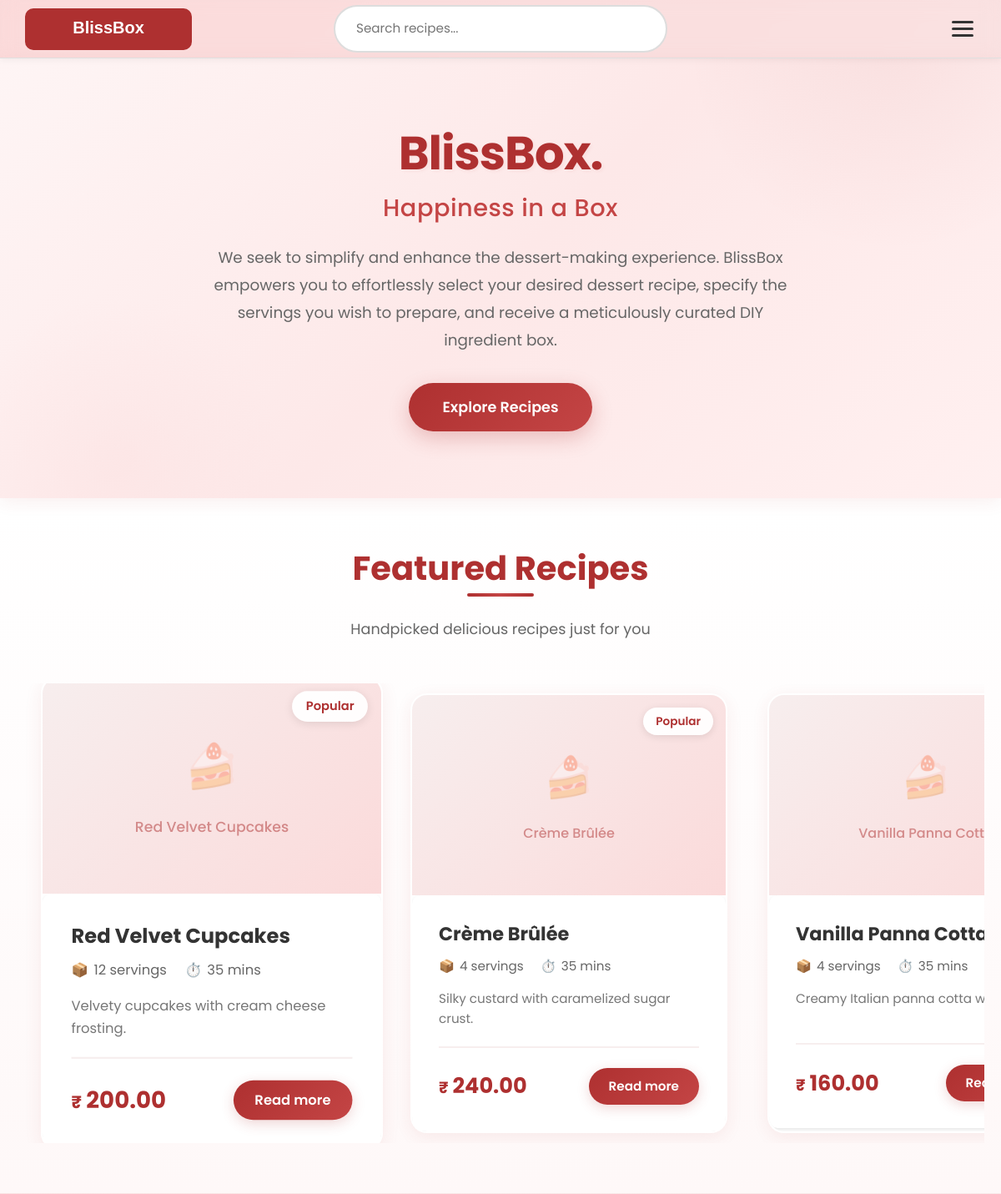
Before: / (upper part) with the older database file.
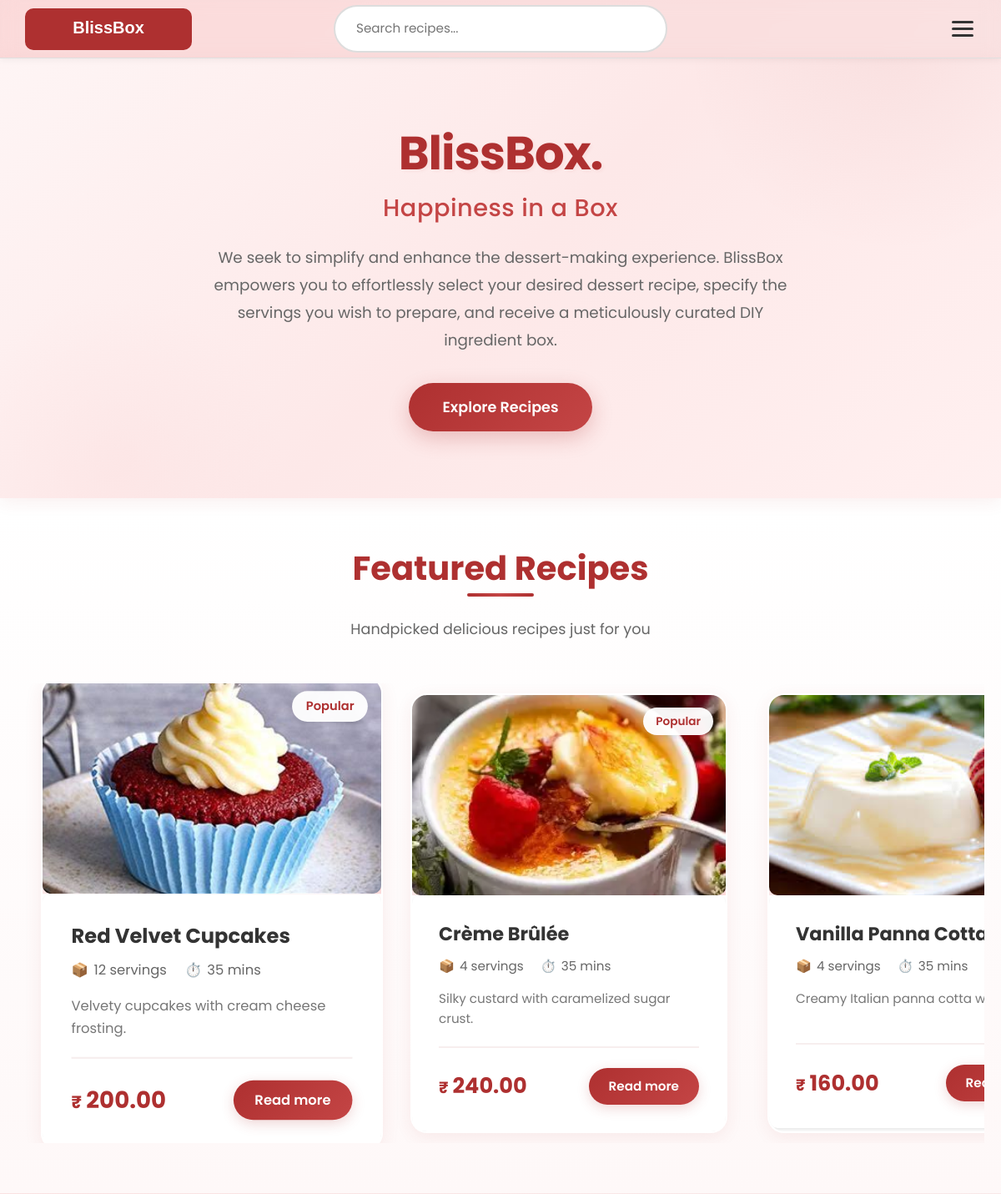
After: the same page with the newer database file.
### recipes/models.py (models this page shows, shortened)
class Recipe(models.Model):
    DIFFICULTY_LEVELS = [
        ('easy', 'Easy'),
        ('medium', 'Medium'),
        ('hard', 'Hard'),
    ]
    name = models.CharField(max_length=300)
    slug = models.SlugField(unique=True)
    description = models.TextField()
    category = models.ForeignKey(
        RecipeCategory,
        on_delete=models.SET_NULL,
        null=True,
        related_name='recipes'
    )
    dietary_tags = models.ManyToManyField(DietaryTag, blank=True)
    difficulty = models.CharField(
        max_length=10,
        choices=DIFFICULTY_LEVELS,
        default='easy'
    )
    featured_image = models.ImageField(
        upload_to='recipes/',
        null=True,
        blank=True
    )
    instructions = models.TextField()
    prep_time_minutes = models.IntegerField(default=0)
    cook_time_minutes = models.IntegerField(default=0)
    default_servings = models.PositiveIntegerField(default=2)
    min_servings = models.PositiveIntegerField(default=1)
    max_servings = models.PositiveIntegerField(default=12)
    base_price = models.DecimalField(
        max_digits=10,
        decimal_places=2,
        validators=[MinValueValidator(Decimal('0.01'))]
    )
    is_published = models.BooleanField(default=False)
    is_seasonal = models.BooleanField(default=False)
    available_from = models.DateField(null=True, blank=True)
    available_until = models.DateField(null=True, blank=True)
    created_by = models.ForeignKey(
        'users.CustomUser',
        on_delete=models.SET_NULL,
        null=True
    )
    created_at = models.DateTimeField(auto_now_add=True)
    updated_at = models.DateTimeField(auto_now=True)
    class Meta:
        ordering = ['-created_at']
        indexes = [
            models.Index(fields=['slug']),
            models.Index(fields=['is_published', '-created_at']),
        ]
    @property
    def total_time_minutes(self):
        return self.prep_time_minutes + self.cook_time_minutes

### recipes/views.py (the view)
# urls.py: path('', views.RecipeListView.as_view(), name='home'),
class RecipeListView(ListView):
    model = Recipe
    template_name = 'recipes/recipe_list.html'
    context_object_name = 'recipes'
    paginate_by = 12
    def get_queryset(self):
        return Recipe.objects.filter(is_published=True).prefetch_related('ingredients__ingredient')
    def get_context_data(self, **kwargs):
        context = super().get_context_data(**kwargs)
        context['categories'] = RecipeCategory.objects.all()
        return context

### templates/recipes/recipe_list.html (shortened to what this page needs)
{% extends 'base.html' %}
{% load static %}
{% block content %}
<div class="hero-section">
    <div class="hero-content">
        <h1 class="hero-title">BlissBox.</h1>
        <h3 class="hero-subtitle">Happiness in a Box</h3>
        <p class="hero-description">
            We seek to simplify and enhance the dessert-making experience. BlissBox empowers you to effortlessly
            select your desired dessert recipe, specify the servings you wish to prepare, and receive a meticulously
            curated DIY ingredient box.
        </p>
        <a href="#recipes" class="cta-button">Explore Recipes</a>
    </div>
</div>
<div class="recipes-section" id="recipes">
    <div class="section-header">
        <h2 class="section-title">Featured Recipes</h2>
        <p class="section-subtitle">Handpicked delicious recipes just for you</p>
    </div>
    {% if recipes %}
    <div class="recipe-slider">
    <div class="recipe-grid">
        {% for recipe in recipes %}
        <div class="recipe-card">
            <div class="recipe-image-container">
                {% if recipe.featured_image %}
                <img src="{{ recipe.featured_image.url }}"
                     alt="{{ recipe.name }}"
                     class="recipe-image">
                {% else %}
                <div class="no-image-placeholder">
                    <div class="no-image-icon">🍰</div>
                    <div class="no-image-text">{{ recipe.name }}</div>
                </div>
                {% endif %}
                <div class="recipe-badge">Popular</div>
            </div>
            <div class="recipe-content">
                <h2 class="recipe-title">
                    <a href="{% url 'recipes:detail' slug=recipe.slug %}">
                        {{ recipe.name }}
                    </a>
                </h2>
                <div class="recipe-meta">
                    <div class="meta-item">
                        <span class="meta-icon">📦</span>
                        <span>{{ recipe.default_servings }} servings</span>
                    </div>
                    <div class="meta-item">
                        <span class="meta-icon">⏱️</span>
                        <span>{{ recipe.total_time_minutes }} mins</span>
                    </div>
                </div>
                <p class="recipe-description">{{ recipe.description|truncatewords:15 }}</p>
                <div class="recipe-footer">
                    <div class="recipe-price">
                        <span class="currency">₹</span>
                        <span>{{ recipe.base_price }}</span>
                    </div>
                    <a href="{% url 'recipes:detail' slug=recipe.slug %}" class="view-details-btn">
                        Read more
                    </a>
                </div>
            </div>
        </div>
        {% endfor %}
    </div>
    </div>
    {% else %}
    <div class="empty-state">
        <div class="empty-icon">🍰</div>
        <h3 class="empty-title">No recipes available at the moment.</h3>
        <p style="color: #999; margin-top: 10px;">Check back soon for delicious new recipes!</p>
    </div>
    {% endif %}
</div>
{% endblock %}

Changed rows visible on the page:
changed Recipe "Red Velvet Cupcakes": featured_image: picture added; featured_image empty → "recipes/th.jpeg" (drawn); name "Red Velvet Cupcakes" → (not shown)
changed Recipe "Crème Brûlée": featured_image: picture added; featured_image empty → "recipes/download_3.webp" (drawn); name "Crème Brûlée" → (not shown)
changed Recipe "Vanilla Panna…": featured_image: picture added; name "Vanilla Panna…" → (not shown); featured_image empty → "recipes/Vanilla_Panna_Cotta.jpeg" (drawn)
